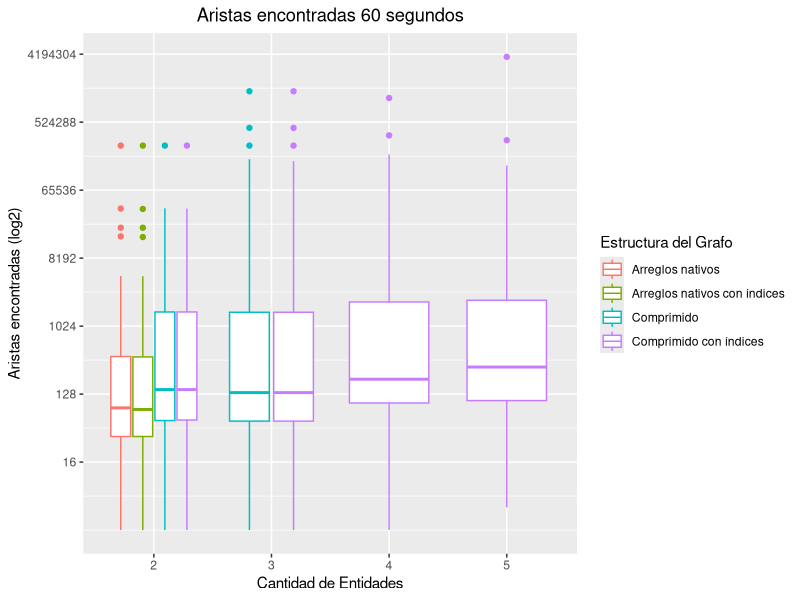
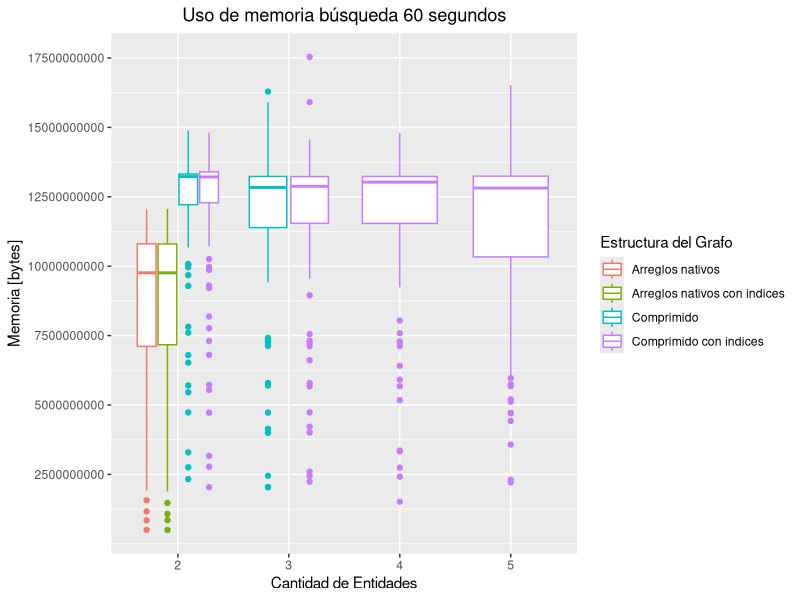
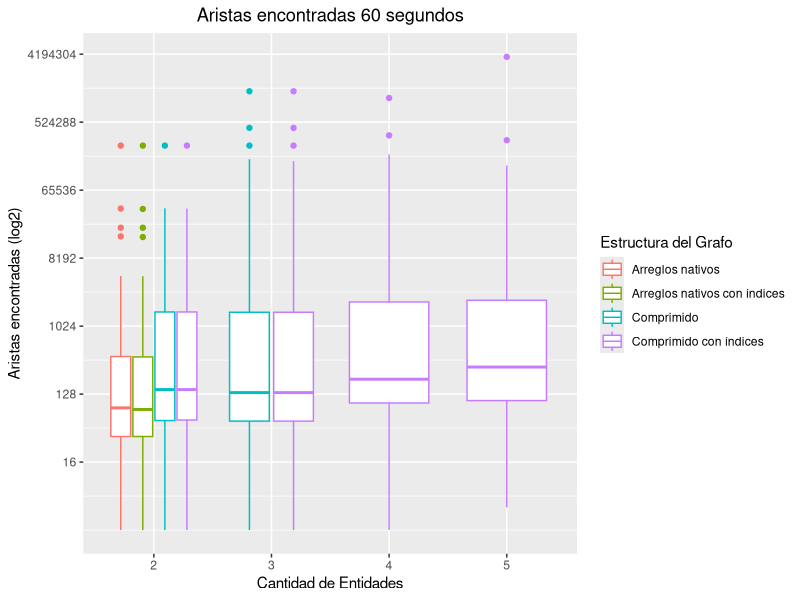
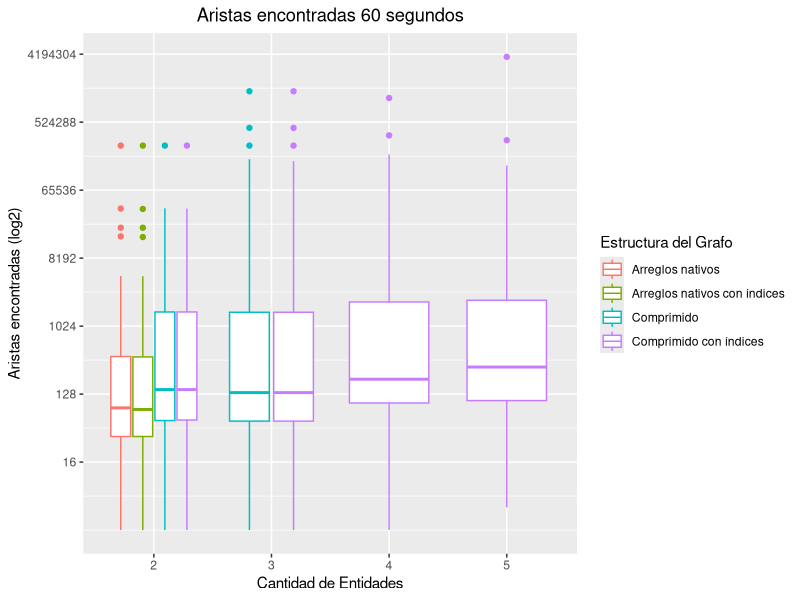
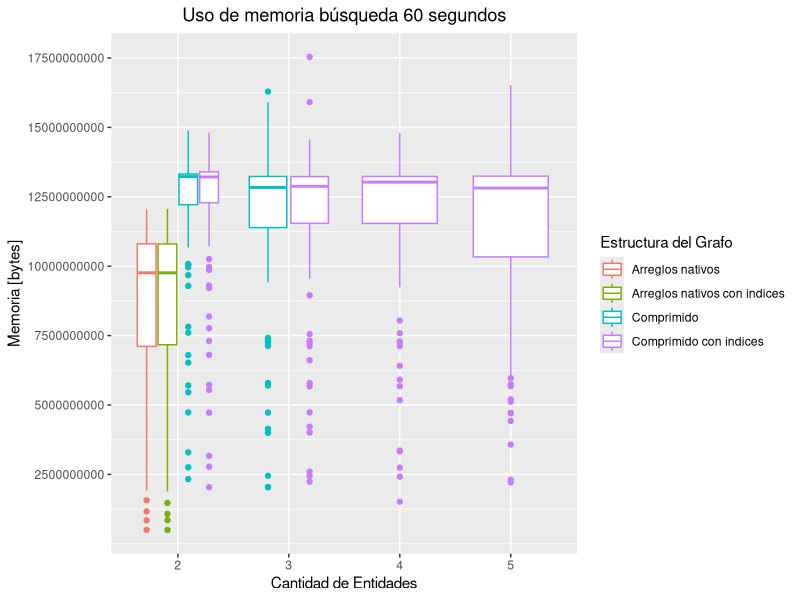
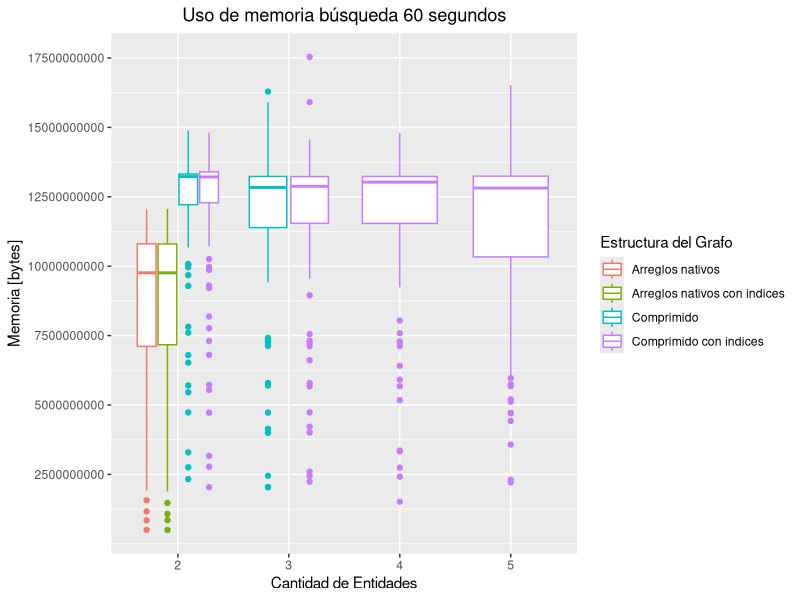

Here is the R script that generated these plots, in order:
## ---- chunk 1
library(ggplot2)
## ---- chunk 2
tiemposBusquedaCamino <- read.csv("datos/timePathFinding2.csv", sep = ";")
#tBCgC <- read.csv("datos/timePathFinding/gC_latest-truthy.csv", sep = ";")
## ---- chunk 3
options(scipen = 999)
#tiemposBusquedaCamino$memMegaByte = tiemposBusquedaCamino$Memoria / 1000000
#tiemposBusquedaCamino$grupos = "pares"
options(scipen = 999)
tiemposBusquedaCamino$Estructura[tiemposBusquedaCamino$Estructura == "graphGt"] <- "Objetos de Java"
tiemposBusquedaCamino$Estructura[tiemposBusquedaCamino$Estructura == "graphComp"] <- "Comprimido con índices"
tiemposBusquedaCamino$Estructura[tiemposBusquedaCamino$Estructura == "graphCompDense"] <- "Comprimido"
tiemposBusquedaCamino$Estructura[tiemposBusquedaCamino$Estructura == "graphNativeFull"] <- "Arreglos nativos con índices"
tiemposBusquedaCamino$Estructura[tiemposBusquedaCamino$Estructura == "graphNativeFullDense"] <- "Arreglos nativos"

tiemposBusquedaCamino$Grupos[tiemposBusquedaCamino$Grupos == "penta"] <- "5"
tiemposBusquedaCamino$Grupos[tiemposBusquedaCamino$Grupos == "cuadra"] <- "4"
tiemposBusquedaCamino$Grupos[tiemposBusquedaCamino$Grupos == "triple"] <- "3"
tiemposBusquedaCamino$Grupos[tiemposBusquedaCamino$Grupos == "double"] <- "2"
## ---- chunk 4
ggplot(tiemposBusquedaCamino, aes(x=Grupos, y=Aristas, color=Estructura)) + #fill=Estructura

  geom_boxplot() +

  labs(title= "Aristas encontradas 60 segundos",
       color = "Estructura del Grafo",
       y = "Aristas encontradas (log2)",
       x = "Cantidad de Entidades") +
  #
  theme(plot.title = element_text(hjust = 0.5)) +
  #+ theme(axis.text.x = element_text(angle = 90, hjust = 1, vjust = 0.5))
  scale_y_continuous(trans='log2', breaks = c(2^4, 2^7,2^10,2^13,2^16,2^19,2^22))
# c(1000, 1000000, 1000000000)

ggsave(plot = last_plot(), filename = "export/4_TiempoBusquedaCaminos.png", width=8, height=5, dpi=300)
ggsave(plot = last_plot(), filename = "export/4_TiempoBusquedaCaminos.pdf", width=8, height=5, dpi=300)
# width=4, height=4, dpi=300
## ---- chunk 5

ggplot(tiemposBusquedaCamino, aes(x=Grupos, y=Memoria, color=Estructura)) + #fill=Estructura

  geom_boxplot() +

  labs(title= "Uso de memoria búsqueda 60 segundos",
       color = "Estructura del Grafo",
       y = "Memoria [bytes]",
       x = "Cantidad de Entidades") +
  #
  theme(plot.title = element_text(hjust = 0.5)) +
  #+ theme(axis.text.x = element_text(angle = 90, hjust = 1, vjust = 0.5))
  #scale_y_continuous(trans='log2')#, breaks = c(2,4,8,16,32,64,128,256,512,1024,2048,4096))
  scale_y_continuous(breaks = c(2500000000,5000000000,7500000000,10000000000,12500000000,15000000000,17500000000))


ggsave(plot = last_plot(), filename = "export/4_MemoriaBusquedaCaminos.png", width=8, height=5, dpi=300)
ggsave(plot = last_plot(), filename = "export/4_MemoriaBusquedaCaminos.pdf", width=8, height=5, dpi=300)
# width=4, height=4, dpi=300
